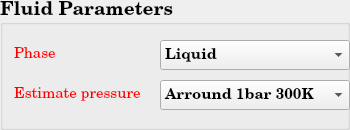
       <widget class="QGroupBox" name="SP_FluidOptions">
        <property name="minimumSize">
         <size>
          <width>350</width>
          <height>130</height>
         </size>
        </property>
        <property name="maximumSize">
         <size>
          <width>350</width>
          <height>130</height>
         </size>
        </property>
        <property name="font">
         <font>
          <family>Century Schoolbook L</family>
          <pointsize>14</pointsize>
          <weight>75</weight>
          <bold>true</bold>
         </font>
        </property>
        <property name="title">
         <string>Fluid Parameters</string>
        </property>
        <layout class="QGridLayout" name="gridLayout_56">
         <item row="0" column="0">
          <widget class="QLabel" name="SP_LiquidOrFluid">
           <property name="minimumSize">
            <size>
             <width>140</width>
             <height>30</height>
            </size>
           </property>
           <property name="maximumSize">
            <size>
             <width>140</width>
             <height>30</height>
            </size>
           </property>
           <property name="font">
            <font>
             <pointsize>11</pointsize>
             <weight>50</weight>
             <bold>false</bold>
            </font>
           </property>
           <property name="text">
            <string>&lt;html&gt;&lt;head/&gt;&lt;body&gt;&lt;p&gt;&lt;span style=&quot; color:#ff0000;&quot;&gt;Phase&lt;/span&gt;&lt;/p&gt;&lt;/body&gt;&lt;/html&gt;</string>
           </property>
          </widget>
         </item>
         <item row="0" column="1">
          <widget class="QComboBox" name="SP_FluidOrLiquid">
           <property name="minimumSize">
            <size>
             <width>190</width>
             <height>30</height>
            </size>
           </property>
           <property name="maximumSize">
            <size>
             <width>190</width>
             <height>30</height>
            </size>
           </property>
           <property name="font">
            <font>
             <pointsize>11</pointsize>
            </font>
           </property>
           <item>
            <property name="text">
             <string>Liquid</string>
            </property>
           </item>
           <item>
            <property name="text">
             <string>--</string>
            </property>
           </item>
           <item>
            <property name="text">
             <string>Vapour</string>
            </property>
           </item>
          </widget>
         </item>
         <item row="1" column="0">
          <widget class="QLabel" name="SP_LiquidOrFluid_2">
           <property name="minimumSize">
            <size>
             <width>140</width>
             <height>30</height>
            </size>
           </property>
           <property name="maximumSize">
            <size>
             <width>140</width>
             <height>30</height>
            </size>
           </property>
           <property name="font">
            <font>
             <pointsize>11</pointsize>
             <weight>50</weight>
             <bold>false</bold>
            </font>
           </property>
           <property name="text">
            <string>&lt;html&gt;&lt;head/&gt;&lt;body&gt;&lt;p&gt;&lt;span style=&quot; color:#ff0000;&quot;&gt;Estimate pressure&lt;/span&gt;&lt;/p&gt;&lt;/body&gt;&lt;/html&gt;</string>
           </property>
          </widget>
         </item>
         <item row="1" column="1">
          <widget class="QComboBox" name="SP_1barOr155bar">
           <property name="minimumSize">
            <size>
             <width>190</width>
             <height>30</height>
            </size>
           </property>
           <property name="maximumSize">
            <size>
             <width>190</width>
             <height>30</height>
            </size>
           </property>
           <property name="font">
            <font>
             <pointsize>11</pointsize>
            </font>
           </property>
           <item>
            <property name="text">
             <string>Arround 1bar 300K</string>
            </property>
           </item>
           <item>
            <property name="text">
             <string>--</string>
            </property>
           </item>
           <item>
            <property name="text">
             <string>Arround 155bar 600K</string>
            </property>
           </item>
          </widget>
         </item>
        </layout>
       </widget>
